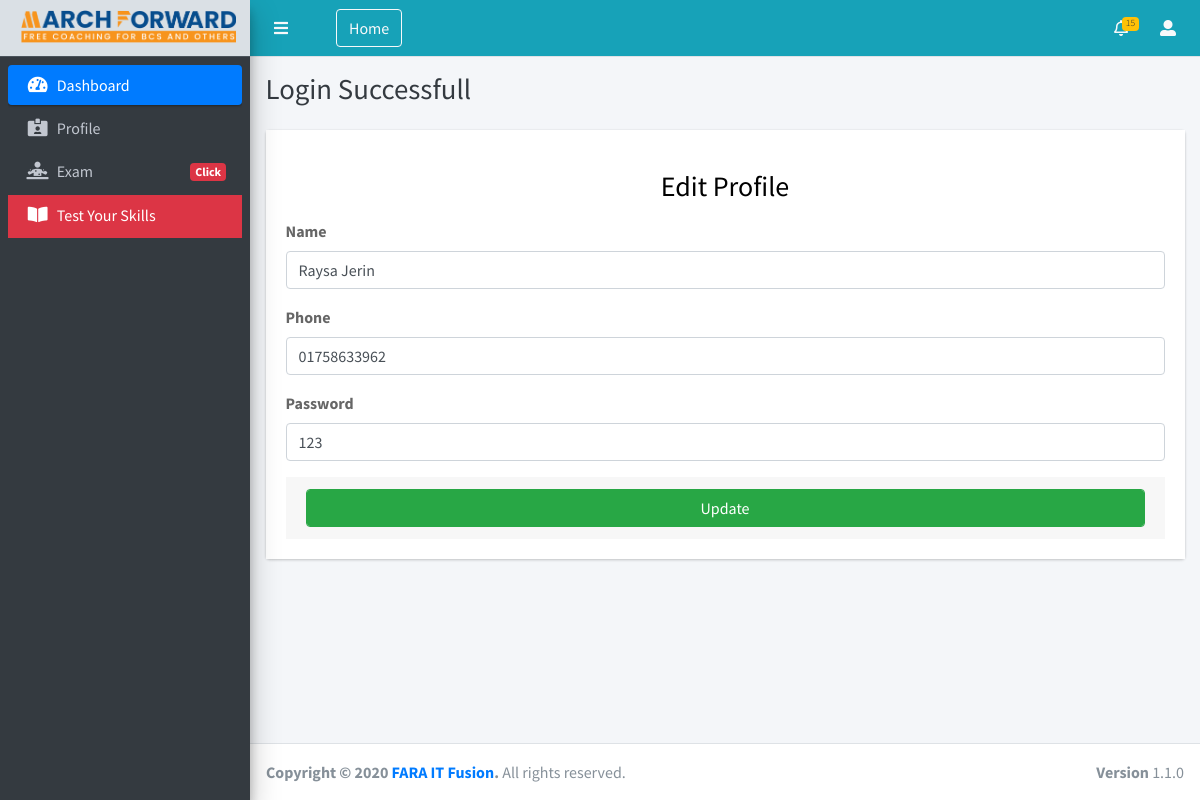
The page /edit-student.php (signed in) on the database its author committed.
### tables this page shows
CREATE TABLE `students` (
  `id` int(100) NOT NULL,
  `name` varchar(500) NOT NULL,
  `without_md5` varchar(255) NOT NULL,
  `pass_md5` varchar(255) NOT NULL,
  `fathersName` varchar(500) NOT NULL,
  `mothersName` varchar(500) NOT NULL,
  `email` varchar(100) NOT NULL,
  `phone` varchar(100) NOT NULL,
  `address` varchar(255) NOT NULL,
  `course_id` int(10) NOT NULL,
  `status` varchar(100) NOT NULL,
  `date` timestamp NOT NULL DEFAULT CURRENT_TIMESTAMP ON UPDATE CURRENT_TIMESTAMP
);

### edit-student.php (the view, shortened to what this page needs)
<?php include("header.php"); ?>
<?php include ("left-sidebar.php");?>
<div class="content-wrapper">
            <section class="content-header">
              <div class="container-fluid">
                <div class="row mb-2">
                  <div class="col-md-12">
                    <h1 class="m-0 text-dark"><?php display_message(); ?></h1>
                  </div>
                </div>
              </div>
            </section>
            <section class="content">
              <div class="container-fluid">
                <div class="row">
                  <div class="col-12">
                    <div class="card">
        <div class="card-body login-card-body">
            <p class="login-box-msg"><h3 style="color:#000;text-align:center;">Edit Profile</h3></p>
            <form method="post" id="insert_form">
                <?php
                $gmail_query = query("SELECT * FROM students WHERE email = '" . $_SESSION['username'] . "' ");
                $crm_row = fetch_array($gmail_query);
                ?>
                    <div class="form-group">
                        <label for="name">Name</label>
                        <input type="text" name="name" class="form-control" id="name" value="<?php echo $crm_row['name'];?>">
                    </div>
                    <div class="form-group">
                        <label for="phone">Phone</label>
                        <input type="text" name="phone" class="form-control" id="phone" value="<?php echo $crm_row['phone'];?>" maxlength="11"  minlength="11" required>
                    </div>
                    <div class="form-group">
                        <label for="pass_md5">Password</label>
                        <input type="text" name="pass_md5" class="form-control" id="pass_md5" value="<?php echo $crm_row['without_md5']?>">
                    </div>
                <div class="card-footer">
                  <input type="submit" name="update" id="insert" value="Update" class="btn btn-success form-control"/>
                </div>
              </form>
        </div>
    </div>
                  </div>
                </div>
              </div>
            </section>
          </div>
<?php include("footer.php"); ?>

### rows shown on the page
students: name "Raysa Jerin", phone "01758633962", pass_md5 "123"

### other values the page prints
$_SESSION['message'] "Login Successfull"
